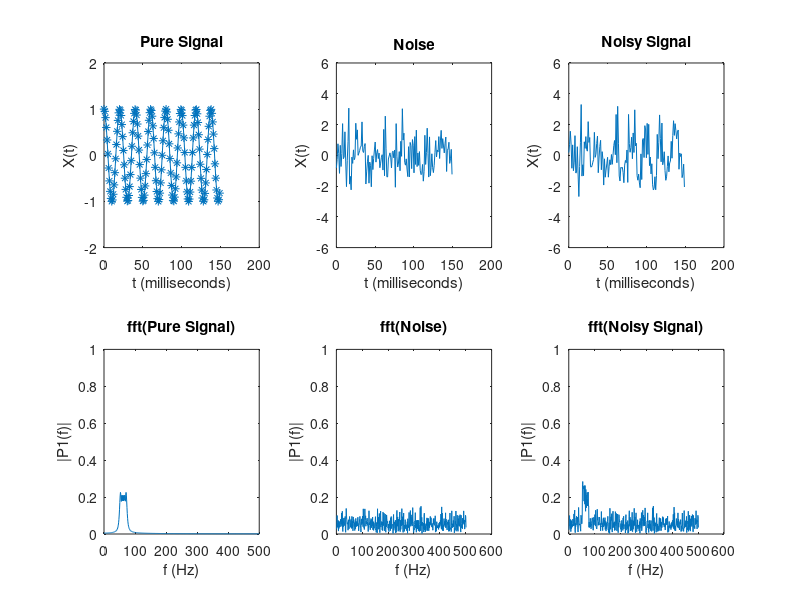

Write the MATLAB code that produced this figure.
close all
% Generate a signal 1 second long with 1000 sampling frequency
% Generate noise
% Plot signal, noise, and their sum (a noisy signal)
% plot their fourier transforms

Fs = 1000;             % Sampling frequency
T = 1/Fs;             % Sampling period
%L = Fs;               % Length of signal (Always one second long)
L = 1000;               % Length of signal (Always one second long)
t = (0:L-1)*T;        % Time vector
fucktard = 1:150;

%w0 = 50;      % Hz


% 49 till 51 Hz
k = (49-51)/(0-150)*Fs;
w0 = @(t) k*t + 49;

%Form a signal containing a 50 Hz sinusoid of amplitude 1.
%S = sin(2*pi*50*t);
%S =  cos(2*pi*w0*t);
fuck2 = j * 2 * pi * w0(t).* t
S = (1/2).*( exp(-fuck2) + exp(fuck2)) ;

%return

%Noise
N = randn(size(t));
%Noisy Signal
X = S + N;

%FIG 1 PURE SIGNAL
figure(1), subplot(2,3,1)
plot(1000*t(fucktard),S(fucktard), '-*')
title('Pure Signal')
xlabel('t (milliseconds)')
ylabel('X(t)')
ylim([-2 2])

%FIG 2 NOISE
figure(1), subplot(2,3,2)
plot(1000*t(fucktard),N(fucktard))
title('Noise')
xlabel('t (milliseconds)')
ylabel('X(t)')
ylim([-6 6])

%FIG 3 NOISY SIGNAL
figure(1), subplot(2,3,3)
plot(1000*t(fucktard),X(fucktard))
title('Noisy Signal')
xlabel('t (milliseconds)')
ylabel('X(t)')
ylim([-6 6])


%FIG 4 PURE SIGNAL FFT
Y = fft(S);
f = Fs*(0:(L/2))/L;
P2 = abs(Y/L);
P1 = P2(1:L/2+1);
P1(2:end-1) = 2*P1(2:end-1);
subplot(2,3,4)
plot(f, P1)
title('fft(Pure Signal)') %Single-Sided Amplitude Spectrum of S(t)
xlabel('f (Hz)')
ylabel('|P1(f)|')
ylim([0, 1])

%FIG 5 NOISE FFT
Y = fft(N);
f = Fs*(0:(L/2))/L;
P2 = abs(Y/L);
P1 = P2(1:L/2+1);
P1(2:end-1) = 2*P1(2:end-1);
subplot(2,3,5)
plot(P1)
title('fft(Noise)') %Single-Sided Amplitude Spectrum of S(t)
xlabel('f (Hz)')
ylabel('|P1(f)|')
ylim([0, 1])

%FIG 6 NOISY SIGNAL FFT
Y = fft(X);
f = Fs*(0:(L/2))/L;
P2 = abs(Y/L);
P1 = P2(1:L/2+1);
P1(2:end-1) = 2*P1(2:end-1);
subplot(2,3,6)
plot(P1)
title('fft(Noisy Signal)') %Single-Sided Amplitude Spectrum of X(t)'
xlabel('f (Hz)')
ylabel('|P1(f)|')
ylim([0, 1])


function x = mytestplot()
    figure(1), subplot(1,2,1)
    plot(1000*t(fucktard),f(fucktard), '-*')
    figure(1), subplot(1,2,2)
    plot(1000*t(fucktard),fS(fucktard), '-*')
end
